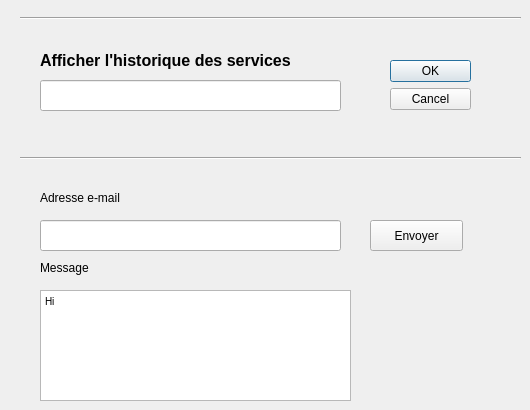
      <widget class="QWidget" name="tab_10">
       <attribute name="title">
        <string>Mail</string>
       </attribute>
       <widget class="QLabel" name="label_42">
        <property name="geometry">
         <rect>
          <x>40</x>
          <y>40</y>
          <width>331</width>
          <height>41</height>
         </rect>
        </property>
        <property name="font">
         <font>
          <pointsize>12</pointsize>
          <weight>75</weight>
          <bold>true</bold>
         </font>
        </property>
        <property name="text">
         <string>Afficher l'historique des services</string>
        </property>
       </widget>
       <widget class="QDialogButtonBox" name="buttonBox_supprimerS">
        <property name="geometry">
         <rect>
          <x>390</x>
          <y>60</y>
          <width>81</width>
          <height>61</height>
         </rect>
        </property>
        <property name="orientation">
         <enum>Qt::Vertical</enum>
        </property>
        <property name="standardButtons">
         <set>QDialogButtonBox::Cancel|QDialogButtonBox::Ok</set>
        </property>
       </widget>
       <widget class="QLineEdit" name="histoservice">
        <property name="geometry">
         <rect>
          <x>40</x>
          <y>80</y>
          <width>301</width>
          <height>31</height>
         </rect>
        </property>
       </widget>
       <widget class="Line" name="line">
        <property name="geometry">
         <rect>
          <x>20</x>
          <y>150</y>
          <width>501</width>
          <height>16</height>
         </rect>
        </property>
        <property name="orientation">
         <enum>Qt::Horizontal</enum>
        </property>
       </widget>
       <widget class="Line" name="line_2">
        <property name="geometry">
         <rect>
          <x>20</x>
          <y>10</y>
          <width>501</width>
          <height>16</height>
         </rect>
        </property>
        <property name="orientation">
         <enum>Qt::Horizontal</enum>
        </property>
       </widget>
       <widget class="QLineEdit" name="lineEdit_mail">
        <property name="geometry">
         <rect>
          <x>40</x>
          <y>220</y>
          <width>301</width>
          <height>31</height>
         </rect>
        </property>
       </widget>
       <widget class="QPushButton" name="envoyer">
        <property name="geometry">
         <rect>
          <x>370</x>
          <y>220</y>
          <width>93</width>
          <height>31</height>
         </rect>
        </property>
        <property name="text">
         <string>Envoyer</string>
        </property>
       </widget>
       <widget class="QLabel" name="label_43">
        <property name="geometry">
         <rect>
          <x>40</x>
          <y>190</y>
          <width>111</width>
          <height>16</height>
         </rect>
        </property>
        <property name="text">
         <string>Adresse e-mail</string>
        </property>
       </widget>
       <widget class="QLabel" name="label_44">
        <property name="geometry">
         <rect>
          <x>40</x>
          <y>260</y>
          <width>111</width>
          <height>16</height>
         </rect>
        </property>
        <property name="text">
         <string>Message</string>
        </property>
       </widget>
       <widget class="QTextEdit" name="textEdit">
        <property name="geometry">
         <rect>
          <x>40</x>
          <y>290</y>
          <width>311</width>
          <height>111</height>
         </rect>
        </property>
        <property name="html">
         <string>&lt;!DOCTYPE HTML PUBLIC &quot;-//W3C//DTD HTML 4.0//EN&quot; &quot;http://www.w3.org/TR/REC-html40/strict.dtd&quot;&gt;
&lt;html&gt;&lt;head&gt;&lt;meta name=&quot;qrichtext&quot; content=&quot;1&quot; /&gt;&lt;style type=&quot;text/css&quot;&gt;
p, li { white-space: pre-wrap; }
&lt;/style&gt;&lt;/head&gt;&lt;body style=&quot; font-family:'MS Shell Dlg 2'; font-size:7.8pt; font-weight:400; font-style:normal;&quot;&gt;
&lt;p style=&quot; margin-top:0px; margin-bottom:0px; margin-left:0px; margin-right:0px; -qt-block-indent:0; text-indent:0px;&quot;&gt;&lt;span style=&quot; font-family:'MS Shell Dlg 2';&quot;&gt;Hi&lt;/span&gt;&lt;/p&gt;&lt;/body&gt;&lt;/html&gt;</string>
        </property>
       </widget>
      </widget>
